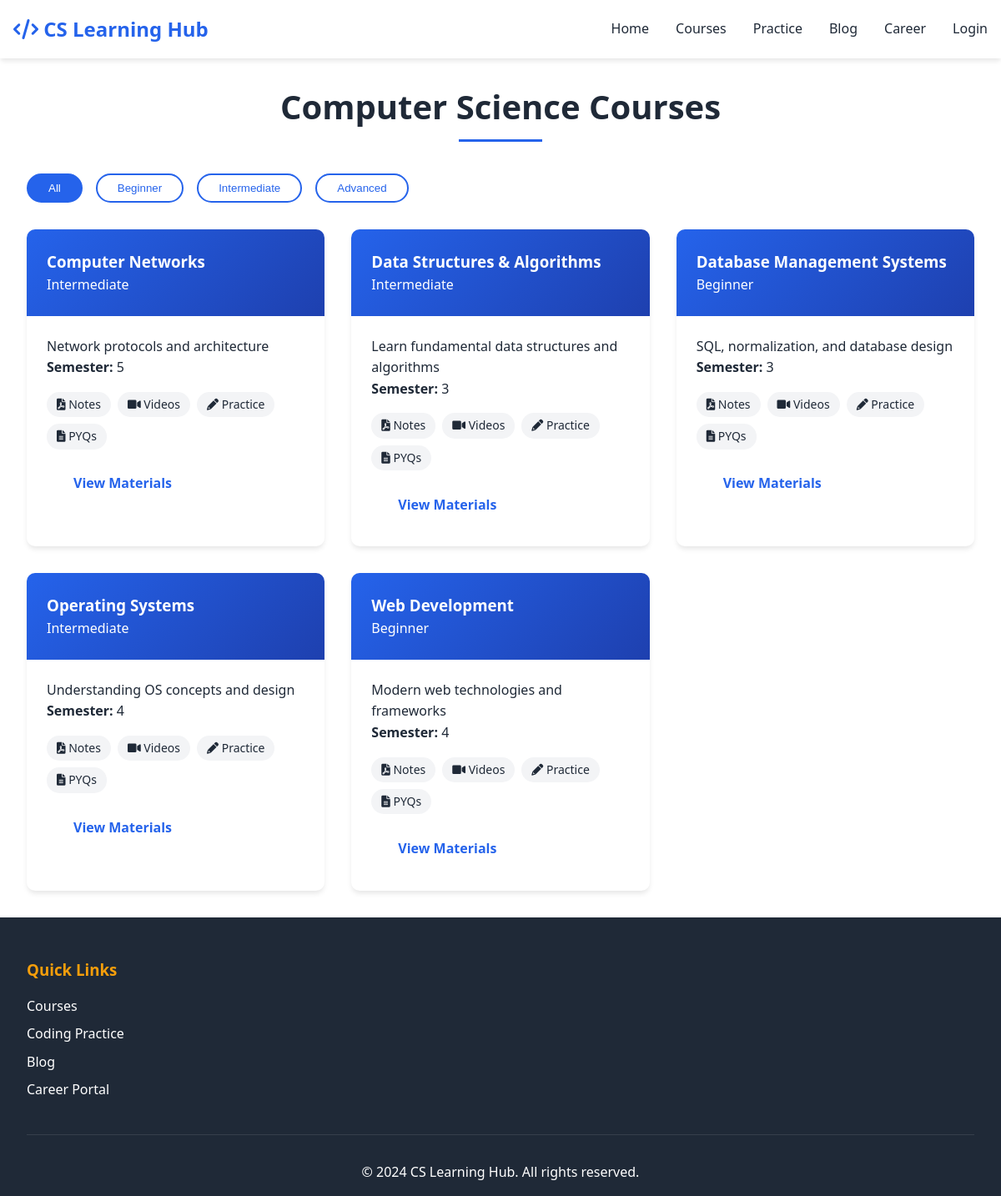
/courses.php, run on the app's committed database.
### tables this page shows
CREATE TABLE subjects (
    subject_id INT AUTO_INCREMENT PRIMARY KEY,
    subject_name VARCHAR(100) NOT NULL,
    description TEXT,
    semester INT,
    difficulty ENUM('beginner', 'intermediate', 'advanced') DEFAULT 'beginner',
    created_at TIMESTAMP DEFAULT CURRENT_TIMESTAMP
);

### courses.php (the view, shortened to what this page needs)
<?php
require_once '../includes/db_connect.php';
?>
<!DOCTYPE html>
<html lang="en">
<head>
    <link rel="stylesheet" href="../assets/css/style.css">
    <link rel="stylesheet" href="https://cdnjs.cloudflare.com/ajax/libs/font-awesome/6.0.0/css/all.min.css">
</head>
<body>
    <nav class="navbar">
        <div class="nav-container">
            <a href="../index.php" class="logo">
                <i class="fas fa-code"></i> CS Learning Hub
            </a>
            <ul class="nav-links">
                <li><a href="../index.php">Home</a></li>
                <li><a href="courses.php" class="active">Courses</a></li>
                <li><a href="coding.php">Practice</a></li>
                <li><a href="blog.php">Blog</a></li>
                <li><a href="career.php">Career</a></li>
                <?php if(isset($_SESSION['user_id'])): ?>
                    <li><a href="dashboard.php">Dashboard</a></li>
                <?php else: ?>
                    <li><a href="../login.php">Login</a></li>
                <?php endif; ?>
            </ul>
        </div>
    </nav>
    <div class="subjects-container">
        <h1 class="section-title">Computer Science Courses</h1>
        <div class="subject-filters">
            <button class="filter-btn active" data-filter="all">All</button>
            <button class="filter-btn" data-filter="beginner">Beginner</button>
            <button class="filter-btn" data-filter="intermediate">Intermediate</button>
            <button class="filter-btn" data-filter="advanced">Advanced</button>
        </div>
        <div class="subjects-grid">
            <?php
            $sql = "SELECT * FROM subjects ORDER BY subject_name";
            $result = $conn->query($sql);
            if($result->num_rows > 0) {
                while($row = $result->fetch_assoc()) {
                    ?>
                    <div class="subject-card filter-item" data-category="<?php echo $row['difficulty']; ?>">
                        <div class="subject-card-header">
                            <h3><?php echo htmlspecialchars($row['subject_name']); ?></h3>
                            <span class="difficulty-badge"><?php echo ucfirst($row['difficulty']); ?></span>
                        </div>
                        <div class="subject-card-body">
                            <p><?php echo htmlspecialchars($row['description']); ?></p>
                            <p><strong>Semester:</strong> <?php echo $row['semester']; ?></p>
                            <div class="subject-resources">
                                <span class="resource-badge"><i class="fas fa-file-pdf"></i> Notes</span>
                                <span class="resource-badge"><i class="fas fa-video"></i> Videos</span>
                                <span class="resource-badge"><i class="fas fa-pencil-alt"></i> Practice</span>
                                <span class="resource-badge"><i class="fas fa-file-alt"></i> PYQs</span>
                            </div>
                            <a href="subject-detail.php?id=<?php echo $row['subject_id']; ?>" class="btn btn-primary" style="margin-top: 1rem; width: 100%;">
                                View Materials
                            </a>
                        </div>
                    </div>
                    <?php
                }
            }
            ?>
        </div>
    </div>
    <footer class="footer">
        <div class="footer-content">
            <div class="footer-section">
                <h3>Quick Links</h3>
                <ul>
                    <li><a href="courses.php">Courses</a></li>
                    <li><a href="coding.php">Coding Practice</a></li>
                    <li><a href="blog.php">Blog</a></li>
                    <li><a href="career.php">Career Portal</a></li>
                </ul>
            </div>
        </div>
        <div class="footer-bottom">
            <p>&copy; 2024 CS Learning Hub. All rights reserved.</p>
        </div>
    </footer>
</body>
</html>

### style.css (style rules this page uses)
* { margin: 0; padding: 0; box-sizing: border-box; }
:root { --primary-color: #2563eb; --secondary-color: #1e40af; --accent-color: #f59e0b; --text-dark: #1f2937; --text-light: #6b7280; --background-light: #f3f4f6; --white: #ffffff; --shadow: 0 4px 6px -1px rgba(0, 0, 0, 0.1); --transition: all 0.3s ease; }
body { font-family: 'Segoe UI', Tahoma, Geneva, Verdana, sans-serif; line-height: 1.6; color: var(--text-dark); }
.navbar { background: var(--white); box-shadow: var(--shadow); position: fixed; width: 100%; top: 0; z-index: 1000; animation: slideIn 0.5s ease; }
.nav-container { max-width: 1200px; margin: 0 auto; padding: 1rem; display: flex; justify-content: space-between; align-items: center; }
.logo { font-size: 1.5rem; font-weight: bold; color: var(--primary-color); text-decoration: none; transition: var(--transition); }
.nav-links { display: flex; gap: 2rem; list-style: none; }
.nav-links a { text-decoration: none; color: var(--text-dark); font-weight: 500; transition: var(--transition); position: relative; }
.nav-links a::after { content: ''; position: absolute; bottom: -5px; left: 0; width: 0; height: 2px; background: var(--primary-color); transition: var(--transition); }
.btn { padding: 0.8rem 2rem; border: none; border-radius: 5px; font-size: 1rem; font-weight: 600; cursor: pointer; transition: var(--transition); text-decoration: none; display: inline-block; }
.btn-primary { background: var(--white); color: var(--primary-color); }
.section-title { text-align: center; font-size: 2.5rem; margin-bottom: 3rem; color: var(--text-dark); position: relative; }
.section-title::after { content: ''; position: absolute; bottom: -10px; left: 50%; transform: translateX(-50%); width: 100px; height: 3px; background: var(--primary-color); }
.footer { background: var(--text-dark); color: var(--white); padding: 3rem 2rem 1rem; }
.footer-content { max-width: 1200px; margin: 0 auto; display: grid; grid-template-columns: repeat(auto-fit, minmax(250px, 1fr)); gap: 2rem; }
.footer-section h3 { margin-bottom: 1rem; color: var(--accent-color); }
.footer-section ul { list-style: none; }
.footer-section ul li { margin-bottom: 0.5rem; }
.footer-section a { color: var(--white); text-decoration: none; transition: var(--transition); }
.footer-bottom { text-align: center; margin-top: 2rem; padding-top: 2rem; border-top: 1px solid rgba(255, 255, 255, 0.1); }
.subjects-container { padding: 6rem 2rem 2rem; max-width: 1200px; margin: 0 auto; }
.subject-filters { display: flex; gap: 1rem; margin-bottom: 2rem; flex-wrap: wrap; }
.filter-btn { padding: 0.5rem 1.5rem; border: 2px solid var(--primary-color); background: transparent; color: var(--primary-color); border-radius: 25px; cursor: pointer; transition: var(--transition); }
.filter-btn:hover, .filter-btn.active { background: var(--primary-color); color: var(--white); }
.subjects-grid { display: grid; grid-template-columns: repeat(auto-fill, minmax(300px, 1fr)); gap: 2rem; }
.subject-card { background: var(--white); border-radius: 10px; overflow: hidden; box-shadow: var(--shadow); transition: var(--transition); }
.subject-card-header { background: linear-gradient(135deg, var(--primary-color), var(--secondary-color)); color: var(--white); padding: 1.5rem; }
.subject-card-body { padding: 1.5rem; }
.subject-resources { display: flex; gap: 0.5rem; flex-wrap: wrap; margin-top: 1rem; }
.resource-badge { background: var(--background-light); color: var(--text-dark); padding: 0.25rem 0.75rem; border-radius: 15px; font-size: 0.875rem; transition: var(--transition); }

### data on the page
subjects: subject_name "Computer Networks", difficulty "Intermediate", description "Network protocols and architecture", semester "5"
subjects: subject_name "Data Structures & Algorithms", difficulty "Intermediate", description "Learn fundamental data structures and algorithms", semester "3", $row['subject_id'] 1 (drawn)
subjects: subject_name "Database Management Systems", difficulty "Beginner", description "SQL, normalization, and database design", semester "3"
subjects: subject_name "Operating Systems", difficulty "Intermediate", description "Understanding OS concepts and design", semester "4"
subjects: subject_name "Web Development", difficulty "Beginner", description "Modern web technologies and frameworks", semester "4"
